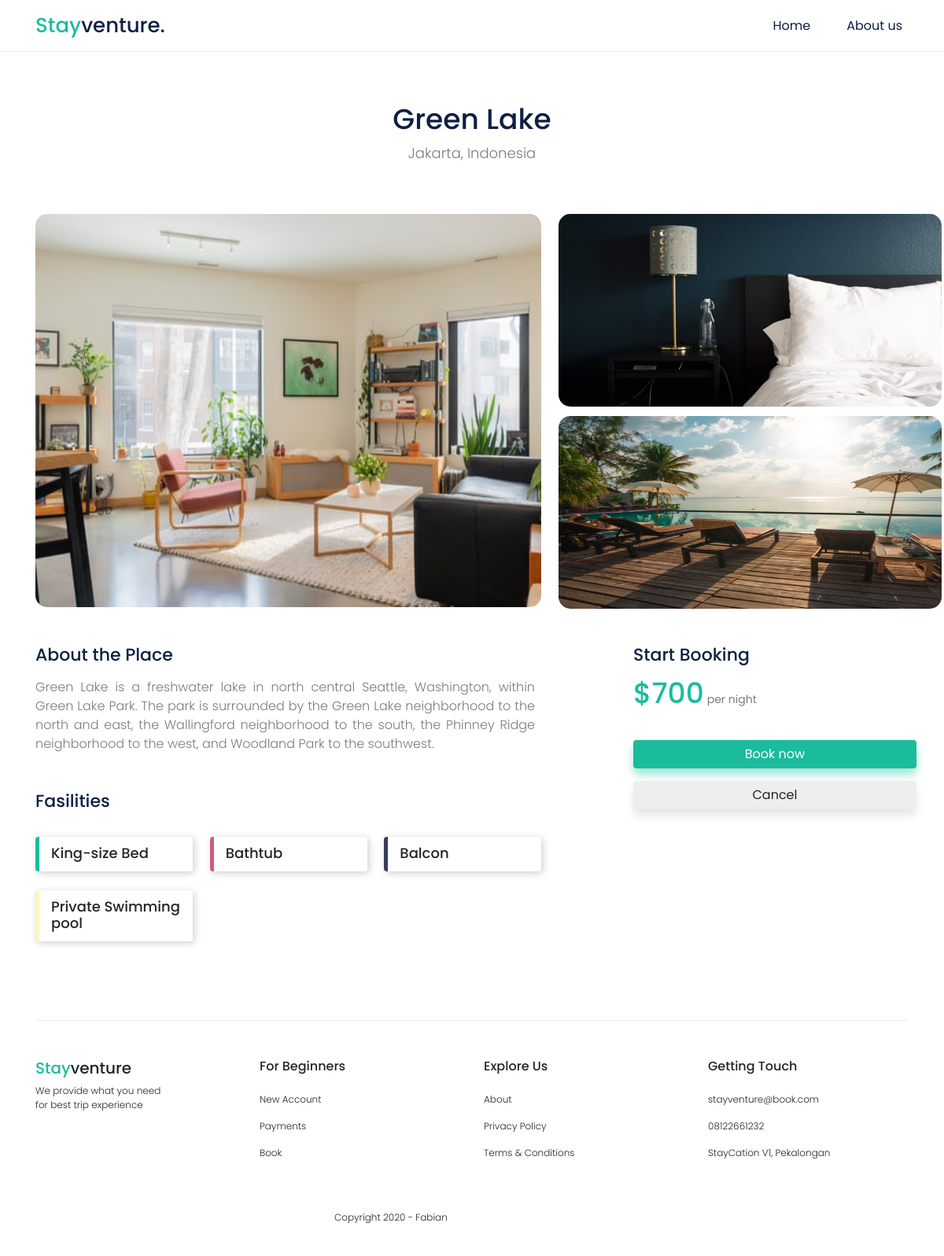
The page /detail/detail.php?id=17 (signed in) on the database its author committed.
### tables this page shows
CREATE TABLE `tb_hotel` (
  `id` int(30) NOT NULL,
  `nama` varchar(100) NOT NULL,
  `tipe` varchar(30) NOT NULL,
  `fasilitas_1` varchar(40) NOT NULL,
  `fasilitas_2` varchar(40) NOT NULL,
  `fasilitas_3` varchar(40) NOT NULL,
  `fasilitas_4` varchar(40) NOT NULL,
  `tempat` varchar(30) NOT NULL,
  `rating` int(11) NOT NULL,
  `deskripsi` varchar(999) NOT NULL,
  `harga` int(20) NOT NULL,
  `foto` varchar(20) NOT NULL,
  `foto2` varchar(20) NOT NULL,
  `foto3` varchar(20) NOT NULL,
  `foto4` varchar(20) NOT NULL
);

### functions.php (called while the page is built, shortened)
<?php
$conn = mysqli_connect("localhost","root","","hotel");
function query($query){
    global $conn;
    $result = mysqli_query($conn, $query);
    $rows = [];
    while( $row = mysqli_fetch_assoc($result)){
        $rows[] = $row;
    }
    return $rows;
}
?>

### detail/detail.php (the view, shortened to what this page needs)
<?php
require '../functions.php';
$id = $_GET["id"];
$hotel = query("SELECT * FROM tb_hotel WHERE id = $id")[0];
?>
<!doctype html>
<html lang="en">
<head>
    <link rel="stylesheet" href="https://cdn.jsdelivr.net/npm/bootstrap@4.5.3/dist/css/bootstrap.min.css">
    <link rel="stylesheet" href="detail.css">
</head>
<body>
    <nav class="navbar navbar-expand-lg">
        <div class="container">
            <a class="navbar-brand" href="../landing/landing.php"><span class="stay">Stay</span>venture.</a>
            <div class="collapse navbar-collapse" id="navbarNavAltMarkup">
                <div class="navbar-nav ml-auto">
                    <a class="nav-link active" href="../landing/landing.php">Home <span class="sr-only">(current)</span></a>
                    <a class="nav-link" href="../aboutus/aboutUs.php">About us</a>
                </div>
            </div>
        </div>
    </nav>
    <div class="jumbotron jumbotron-fluid">
        <div class="container">
            <div class="row">
                <div class="col-md-12 text-center">
                    <h2 class="title"><?= $hotel["nama"] ?></h2>
                    <p class="sub"><?= $hotel["tempat"] ?></p>
                </div>
            </div>
            <div class="row mt-5">
                <div class="col-md-7">
                    <img src="../img/<?= $hotel["foto2"] ?>" alt="" class="jumbo">
                </div>
                <div class="col-md-3">
                    <img src="../img/<?= $hotel["foto3"] ?>" alt="" class="mini">
                    <img src="../img/<?= $hotel["foto4"] ?>" alt="" class="mini-2">
                </div>
            </div>
        </div>
    </div>
    <section class="about">
        <div class="container">
            <div class="row">
                <div class="col-md-7">
                    <h4 class="about-title">About the Place</h4>
                    <p class="about-sub"><?= $hotel["deskripsi"] ?></p>
                    <h4 class="about-title mt-5">Fasilities</h4>
                    <div class="row">
                        <div class="col-md-4">
                            <div class="fasilities-card-1 p-1 mt-4">
                                <h5 class="fasilities-sub"><?= $hotel["fasilitas_1"] ?></h5>
                            </div>
                        </div>
                        <div class="col-md-4">
                            <div class="fasilities-card-2 p-1 mt-4">
                                <h5 class="fasilities-sub"><?= $hotel["fasilitas_2"] ?></h5>
                            </div>
                        </div>
                        <div class="col-md-4">
                            <div class="fasilities-card-3 p-1 mt-4">
                                <h5 class="fasilities-sub"><?= $hotel["fasilitas_3"] ?></h5>
                            </div>
                        </div>
                        <div class="col-md-4">
                            <div class="fasilities-card-4 p-1 mt-4">
                                <h5 class="fasilities-sub"><?= $hotel["fasilitas_4"] ?></h5>
                            </div>
                        </div>
                    </div>
                </div>
                <div class="col-md-4 offset-md-1">
                    <h4 class="about-title">Start Booking</h4>
                    <p class="price-sub"><span class="price mr-1">$<?= $hotel["harga"] ?></span>per night</p>
                        <a href="../booking/booking.php?id=<?= $hotel["id"] ?>" class="button btn btn-primary mt-3">Book now</a>
                        <a href="../landing/landing.php?id=<?= $hotel["id"] ?>" class="button2 btn btn-secondary mt-3">Cancel</a>
                    </div>
                </div>
            </div>
    </section>
    <div class="container">
        <div class="footer">
            <div class="row">
                <div class="col-md-3">
                    <h5 class="mt-5"><span class="stay">Stay</span>venture</h5>
                    <p class="pfooter">We provide what you need <br> for best trip experience</p>
                </div>
                <div class="col-md-3">
                    <h5 class="mt-5 begin">For Beginners</h5>
                    <p class="pfooter mt-4">New Account</p>
                    <p class="pfooter">Payments</p>
                    <p class="pfooter">Book</p>
                </div>
                <div class="col-md-3">
                    <h5 class="mt-5 begin">Explore Us</h5>
                    <p class="pfooter mt-4">About</p>
                    <p class="pfooter">Privacy Policy</p>
                    <p class="pfooter">Terms & Conditions</p>
                </div>
                <div class="col-md-3">
                    <h5 class="mt-5 begin">Getting Touch</h5>
                    <p class="pfooter mt-4">stayventure@book.com</p>
                    <p class="pfooter">08122661232</p>
                    <p class="pfooter">StayCation V1, Pekalongan</p>
                </div>
            </div>
            <div class="row">
                <div class="col-md-6 offset-md-4">
                    <p class="pfooter mt-5">Copyright 2020 - Fabian</p>
                </div>
            </div>
        </div>
    </div>
</body>
</html>

### detail/detail.css (style rules this page uses)
* { margin: 0; padding: 0; }
body { font-family: 'Poppins', sans-serif; }
.navbar a { color: #0D1F44 !important; }
.navbar-brand { font-size: 26px !important; font-weight: 500; }
nav { border-bottom: .5px solid#EEEEEE; }
.stay { color: #1ABC9C !important; }
.nav-link { margin-left: 30px !important; }
.footer { width: 100%; height: 300px; margin-top: 100px; border-top: .5px solid#EEEEEE;; }
.pfooter { font-size: 12px; font-weight: 300 !important; }
.footer .begin { font-size: 16px; }
.title { color: #0D1F44; font-size: 36px !important; }
.jumbotron { background-color: white !important; }
.sub { color: #7D7C7C; font-size: 18px; font-weight: 300; }
.jumbo { width: 643px; height: 500px; border-radius: 15px; }
.mini { height: 245px; width: 487px; border-radius: 15px; }
.mini-2 { margin-top: 12px; height: 245px; width: 487px; border-radius: 15px; }
.about { margin-top: -50px; }
.about-title { color: #0D1F44; font-size: 22px; }
.about-sub { margin-top: 15px; color: #7D7C7C; font-weight: 300; text-align: justify; }
.fasilities-card-1 { background-color: white; border-left: 5px solid #1ABC9C !important; width: 200px !important; padding-top: 10px !important; padding-left: 15px !important; margin-right: 50px; box-sizing: border-box; border-radius: 4px; box-shadow: 2px 2px 10px rgba( 3, 3, 3, 0.2); }
.fasilities-card-2 { background-color: white; border-left: 5px solid #cd5d7d !important; width: 200px !important; padding-top: 10px !important; padding-left: 15px !important; box-sizing: border-box; border-radius: 4px; box-shadow: 2px 2px 10px rgba( 3, 3, 3, 0.2); }
.fasilities-card-3 { background-color: white; border-left: 5px solid #383e56 !important; width: 200px !important; padding-top: 10px !important; padding-left: 15px !important; box-sizing: border-box; border-radius: 4px; box-shadow: 2px 2px 10px rgba( 3, 3, 3, 0.2); }
.fasilities-card-4 { background-color: white; border-left: 5px solid #fcf7bb !important; width: 200px !important; padding-top: 10px !important; padding-left: 15px !important; box-sizing: border-box; border-radius: 4px; box-shadow: 2px 2px 10px rgba( 3, 3, 3, 0.2); }
.price-sub { font-size: 14px; color: #7D7C7C; }
.price { color: #1ABC9C !important; font-size: 36px; font-weight: 500; }
.fasilities-sub { font-size: 18px; }
.button { width: 360px; font-size: 16px !important; color: white; background-color: #1ABC9C !important; border: 0px solid #1ABC9C !important; box-shadow: 0px 8px 11px rgba(26, 188, 156, 0.4); }
.button2 { width: 360px; font-size: 16px; color: #222222 !important; background-color: #eeeeee !important; border: 0px solid #eeeeee !important; box-shadow: 0px 8px 11px rgba(0, 0, 0, 0.1) !important; }

### rows shown on the page
tb_hotel: nama "Green Lake", tempat "Jakarta, Indonesia", foto2 (picture), foto3 (picture), foto4 (picture), deskripsi "Green Lake is a freshwater lake in north central Seattle, Washington, within Green Lake Park. The park is surrounded by the Green Lake neighborhood to the north and east, the Wallingford neighborhood to the south, the Phinney Ridge neighborhood to the west, and Woodland Park to the southwest.", fasilitas_1 "King-size Bed", fasilitas_2 "Bathtub", fasilitas_3 "Balcon", fasilitas_4 "Private Swimming pool", harga "700"
